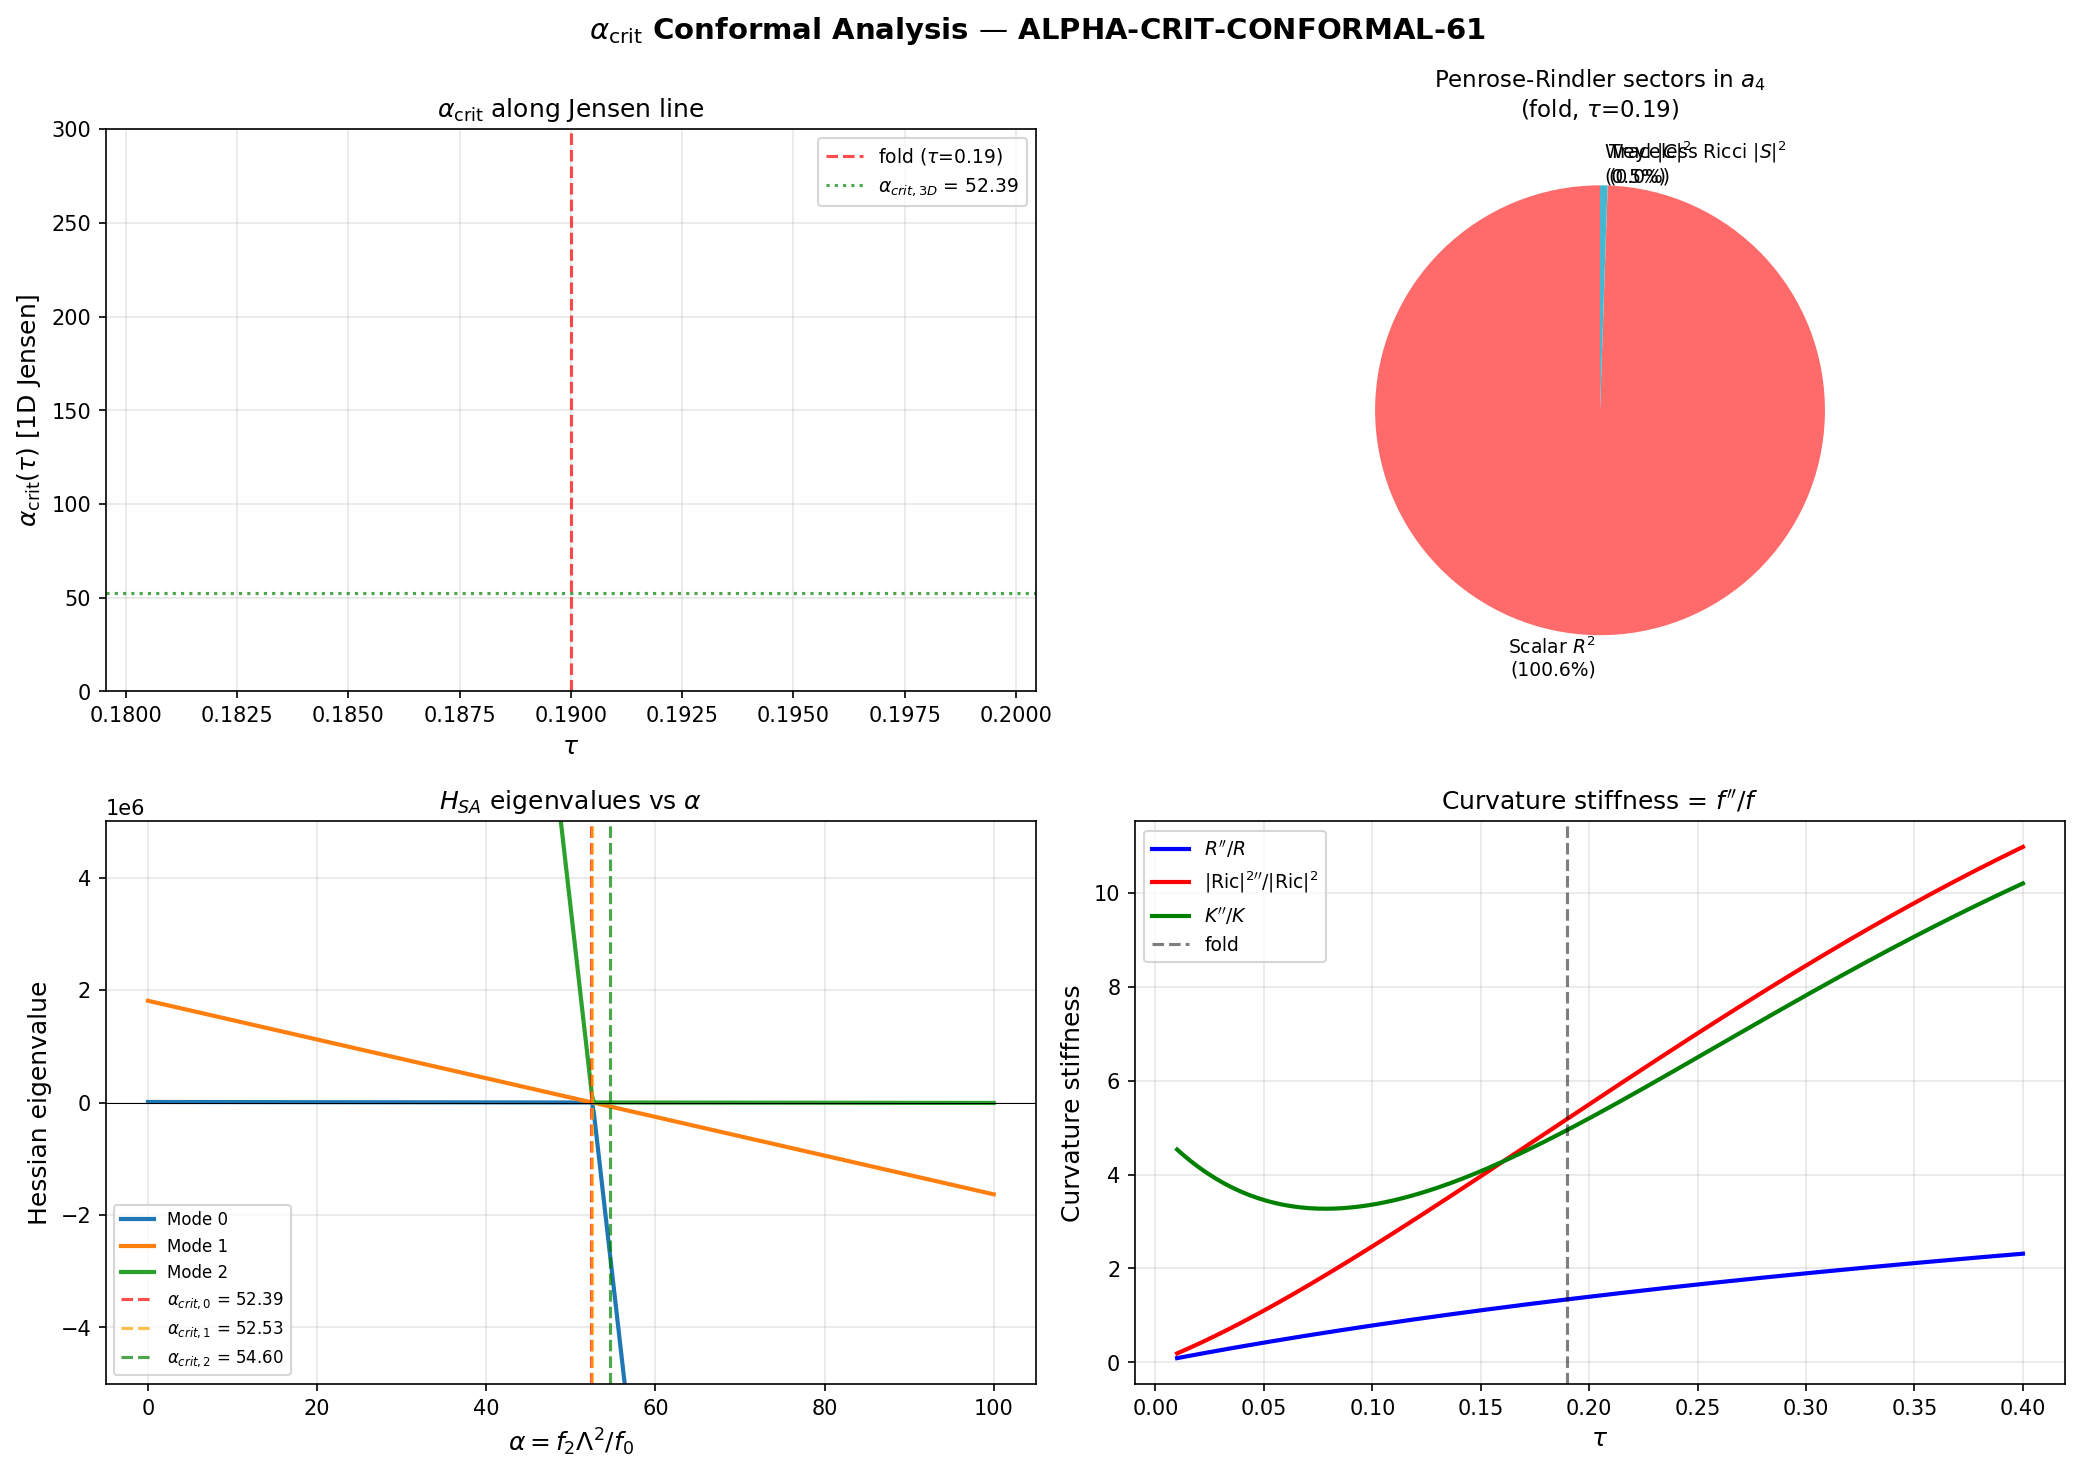

The script that saved this image:
#!/usr/bin/env python3
"""
s61_alpha_crit_conformal.py — ALPHA-CRIT-CONFORMAL-61
=====================================================

Gate: ALPHA-CRIT-CONFORMAL-61
  PASS if alpha_crit has conformal invariance origin
  FAIL if accidental (no geometric explanation)
  INFO if known geometric ratio but not conformal

Physics:
  The spectral action Hessian decomposes as H_SA = alpha * H_a2 + H_a4.
  PHONON-2 found alpha_crit = 52.39 (two-step: first crossing at 52.39,
  second at 54.75). This script decomposes the curvature invariants at the
  fold into the Penrose-Rindler irreducible parts of the Riemann tensor
  on the 8-manifold SU(3), and expresses alpha_crit as a ratio of these
  geometric invariants.

  On an n-dimensional Riemannian manifold, the Riemann tensor decomposes as:
    R_{abcd} = C_{abcd} + (2/(n-2))[g_{a[c}S_{d]b} - g_{b[c}S_{d]a}]
               + (2R/(n(n-1))) g_{a[c}g_{d]b}
  where:
    C_{abcd} = Weyl tensor (trace-free part)
    S_{ab} = R_{ab} - (R/n)*g_{ab}  (traceless Ricci tensor)
    R = scalar curvature

  The curvature invariants satisfy the identity (n dimensions):
    K = |C|^2 + (4/(n-2))|S|^2 + (2/(n(n-1)))R^2

  The Gilkey a_2 and a_4 for D_K^2 on (SU(3), g_Jensen) are:
    a_2 = P * (20R/3) * Vol          [P = (4*pi)^{-4}]
    a_4 = P * (1/360)(500R^2 - 32|Ric|^2 - 28K) * Vol

  Expressing a_4 in Penrose-Rindler components:
    |Ric|^2 = |S|^2 + R^2/n  (on n-dim manifold, n=8)
    K = |C|^2 + (4/(n-2))|S|^2 + (2/(n(n-1)))R^2

    => 500R^2 - 32|Ric|^2 - 28K
       = 500R^2 - 32(|S|^2 + R^2/8) - 28(|C|^2 + (2/3)|S|^2 + R^2/28)
       = 500R^2 - 4R^2 - 32|S|^2 - 28|C|^2 - (56/3)|S|^2 - R^2
       = 495R^2 - (152/3)|S|^2 - 28|C|^2

  The Hessian of the spectral action involves derivatives of these invariants
  with respect to the moduli. The key insight: H_a2 ~ d^2R/dq^2 (scalar only),
  while H_a4 ~ d^2(495R^2 - (152/3)|S|^2 - 28|C|^2)/dq^2 (all three sectors).

  alpha_crit is the ratio where alpha * H_a2_eigenvalue + H_a4_eigenvalue = 0
  for each eigendirection. This gives alpha_crit = -H_a4_eigenvalue / H_a2_eigenvalue.

  We compute this per-eigendirection and identify the geometric content.

Author: schwarzschild-penrose-geometer (Session 61)
Date: 2026-03-28
"""

import sys
import os
import time

SCRIPT_DIR = os.path.dirname(os.path.abspath(__file__))
sys.path.insert(0, SCRIPT_DIR)
os.chdir(SCRIPT_DIR)

import numpy as np
from numpy.linalg import eigh
import matplotlib
matplotlib.use('Agg')
import matplotlib.pyplot as plt

from canonical_constants import (
    tau_fold, Vol_SU3_Haar, PI,
    a0_fold, a2_fold, a4_fold,
)

print("=" * 78)
print("  ALPHA-CRIT-CONFORMAL-61: Penrose-Rindler Decomposition of alpha_crit")
print("=" * 78)

t_start = time.time()

# =============================================================================
# 1. Load Input Data
# =============================================================================
print("\n--- 1. Loading input data ---")

d60 = np.load('s60_hessian_3d.npz', allow_pickle=True)
H_a2 = d60['H_a2']
H_a4 = d60['H_a4']
H_a0 = d60['H_a0']
evals_a2_60 = d60['evals_a2']
evals_a4_60 = d60['evals_a4']
evals_a0_60 = d60['evals_a0']

d61_a4 = np.load('s61_heat_kernel_a4.npz', allow_pickle=True)
R_fold = float(d61_a4['R_fold'])
Ric2_fold = float(d61_a4['Ric2_fold'])
K_fold = float(d61_a4['K_fold'])

print(f"  H_a2 eigenvalues (S60): {evals_a2_60}")
print(f"  H_a4 eigenvalues (S60): {evals_a4_60}")
print(f"  H_a0 eigenvalues (S60): {evals_a0_60}")
print(f"  R(fold) = {R_fold:.10f}")
print(f"  |Ric|^2(fold) = {Ric2_fold:.10f}")
print(f"  K(fold) = {K_fold:.10f}")

# =============================================================================
# 2. Penrose-Rindler Decomposition of Curvature at the Fold
# =============================================================================
print("\n--- 2. Penrose-Rindler decomposition (d=8) ---")

d = 8  # dimension of SU(3) manifold (local)

# Traceless Ricci: |S|^2 = |Ric|^2 - R^2/n
S2_fold = Ric2_fold - R_fold**2 / d
print(f"  |S|^2 = |Ric|^2 - R^2/{d} = {Ric2_fold:.10f} - {R_fold**2/d:.10f} = {S2_fold:.10f}")

# Weyl: K = |C|^2 + (4/(n-2))|S|^2 + (2/(n(n-1)))R^2
#    => |C|^2 = K - (4/(n-2))|S|^2 - (2/(n(n-1)))R^2
C2_fold = K_fold - (4.0/(d-2)) * S2_fold - (2.0/(d*(d-1))) * R_fold**2
print(f"  |C|^2 = K - (4/{d-2})|S|^2 - (2/{d*d-d})R^2")
print(f"        = {K_fold:.10f} - {(4.0/(d-2))*S2_fold:.10f} - {(2.0/(d*(d-1)))*R_fold**2:.10f}")
print(f"        = {C2_fold:.10f}")

# Cross-check: reconstruct K
K_check = C2_fold + (4.0/(d-2)) * S2_fold + (2.0/(d*(d-1))) * R_fold**2
print(f"\n  Cross-check: |C|^2 + (4/6)|S|^2 + (2/56)R^2 = {K_check:.10f}")
print(f"  K(fold) = {K_fold:.10f}")
print(f"  Error: {abs(K_check - K_fold):.2e}")

# Cross-check from memory: |C|^2(0.19) = 0.3859 (S33/S49)
print(f"\n  Memory check: |C|^2(0.19) ~ 0.386 from S49 (stored in MEMORY.md)")
print(f"  Computed: |C|^2 = {C2_fold:.6f}")

# =============================================================================
# 3. Exact Analytic Curvature Functions (for derivatives)
# =============================================================================
print("\n--- 3. Exact analytic curvature functions ---")


def R_scalar(s):
    """Exact scalar curvature R(s) on Jensen-deformed SU(3)."""
    return -0.25 * np.exp(-4*s) + 2.0 * np.exp(-s) - 0.25 + 0.5 * np.exp(2*s)


def Ric2_exact(s):
    """Exact |Ric|^2(s) = Ric_{ab}Ric^{ab} on Jensen SU(3)."""
    return (
        (1.0/12) * np.exp(-8*s)
        + (-1.0/2) * np.exp(-5*s)
        + (1.0/8) * np.exp(-4*s)
        + (13.0/12) * np.exp(-2*s)
        + (-1.0/2) * np.exp(-s)
        + 1.0/8
        + (1.0/12) * np.exp(4*s)
    )


def K_exact(s):
    """Exact Kretschner scalar K(s) = R_{abcd}R^{abcd} on Jensen SU(3)."""
    return (
        (23.0/96) * np.exp(-8*s)
        + (-1.0) * np.exp(-5*s)
        + (5.0/16) * np.exp(-4*s)
        + (11.0/6) * np.exp(-2*s)
        + (-3.0/2) * np.exp(-s)
        + 17.0/32
        + (1.0/12) * np.exp(4*s)
    )


def S2_exact(s):
    """Exact traceless Ricci squared |S|^2(s)."""
    return Ric2_exact(s) - R_scalar(s)**2 / d


def C2_exact(s):
    """Exact Weyl squared |C|^2(s) = K - (4/6)|S|^2 - (2/56)R^2."""
    return K_exact(s) - (4.0/(d-2)) * S2_exact(s) - (2.0/(d*(d-1))) * R_scalar(s)**2


# Verify at fold
print(f"  R(fold): analytic = {R_scalar(tau_fold):.10f}, data = {R_fold:.10f}")
print(f"  |S|^2(fold): analytic = {S2_exact(tau_fold):.10f}, decomp = {S2_fold:.10f}")
print(f"  |C|^2(fold): analytic = {C2_exact(tau_fold):.10f}, decomp = {C2_fold:.10f}")

# Verify at round (s=0): known values
R0 = R_scalar(0)
Ric2_0 = Ric2_exact(0)
K0 = K_exact(0)
S2_0 = S2_exact(0)
C2_0 = C2_exact(0)
print(f"\n  At round (s=0):")
print(f"    R = {R0:.10f} (expected 2.0)")
print(f"    |Ric|^2 = {Ric2_0:.10f} (expected 0.5)")
print(f"    K = {K0:.10f} (expected 0.5)")
print(f"    |S|^2 = {S2_0:.10f} (expected {0.5 - 4.0/8:.10f})")
print(f"    |C|^2 = {C2_0:.10f}")
# For round SU(3): Ric = (R/d)*g => S=0 => |C|^2 = K - (2R^2)/(d(d-1))
C2_round_exact = K0 - 2.0*R0**2/(d*(d-1))
print(f"    |C|^2 check (Einstein): K - 2R^2/(d(d-1)) = {C2_round_exact:.10f}")
# Check if round SU(3) is Einstein
print(f"    Round SU(3) Einstein check: |S|^2 = {S2_0:.6e} {'(YES)' if abs(S2_0) < 1e-10 else '(NO)'}")

# =============================================================================
# 4. a_4 in Penrose-Rindler Components
# =============================================================================
print("\n--- 4. a_4 in Penrose-Rindler components ---")

# a_4 integrand (inside the 1/360 factor):
#   500*R^2 - 32*|Ric|^2 - 28*K
#
# Express |Ric|^2 = |S|^2 + R^2/d, K = |C|^2 + (4/(d-2))|S|^2 + (2/(d(d-1)))R^2
#
# 500R^2 - 32(|S|^2 + R^2/d) - 28(|C|^2 + (4/(d-2))|S|^2 + (2/(d(d-1)))R^2)
# = 500R^2 - 32R^2/d - 32|S|^2 - 28|C|^2 - 112|S|^2/(d-2) - 56R^2/(d(d-1))
# = R^2[500 - 32/d - 56/(d(d-1))] - |S|^2[32 + 112/(d-2)] - 28|C|^2

coeff_R2 = 500.0 - 32.0/d - 56.0/(d*(d-1))
coeff_S2 = -(32.0 + 112.0/(d-2))
coeff_C2 = -28.0  # (local)

print(f"  Dimension d = {d}")
print(f"  a_4 integrand = coeff_R2 * R^2 + coeff_S2 * |S|^2 + coeff_C2 * |C|^2")
print(f"  coeff_R2 = 500 - 32/{d} - 56/({d}*{d-1}) = {coeff_R2:.10f}")
print(f"  coeff_S2 = -(32 + 112/{d-2}) = {coeff_S2:.10f}")
print(f"  coeff_C2 = {coeff_C2:.10f}")

# Verify: 500R^2 - 32|Ric|^2 - 28K should equal the PR decomposition
s = tau_fold
direct_combo = 500*R_scalar(s)**2 - 32*Ric2_exact(s) - 28*K_exact(s)
pr_combo = coeff_R2 * R_scalar(s)**2 + coeff_S2 * S2_exact(s) + coeff_C2 * C2_exact(s)
print(f"\n  At fold: direct = {direct_combo:.10f}, PR = {pr_combo:.10f}, err = {abs(direct_combo-pr_combo):.2e}")

# Numerical values at fold
R2_val = R_fold**2
S2_val = S2_fold
C2_val = C2_fold

a4_R2_term = coeff_R2 * R2_val
a4_S2_term = coeff_S2 * S2_val
a4_C2_term = coeff_C2 * C2_val
a4_total = a4_R2_term + a4_S2_term + a4_C2_term

print(f"\n  Penrose-Rindler decomposition of a_4 integrand at fold:")
print(f"    R^2 term:   {coeff_R2:.4f} * {R2_val:.6f} = {a4_R2_term:.6f}")
print(f"    |S|^2 term: {coeff_S2:.4f} * {S2_val:.6f} = {a4_S2_term:.6f}")
print(f"    |C|^2 term: {coeff_C2:.4f} * {C2_val:.6f} = {a4_C2_term:.6f}")
print(f"    Total: {a4_total:.6f}")
print(f"    Direct: {direct_combo:.6f}")

# Fractional contributions
print(f"\n  Fractional contributions to a_4 integrand:")
print(f"    Scalar (R^2):          {a4_R2_term/a4_total*100:.2f}%")
print(f"    Traceless Ricci (|S|^2): {a4_S2_term/a4_total*100:.2f}%")
print(f"    Weyl (|C|^2):          {a4_C2_term/a4_total*100:.2f}%")

# =============================================================================
# 5. Hessian Decomposition — Analytical Approach
# =============================================================================
print("\n--- 5. Hessian decomposition in Penrose-Rindler components ---")

# The spectral action S_SA = sum_{k=0}^{infty} a_{2k} * f_{2k} * Lambda^{d-2k}
# At leading orders:
#   S_SA ~ f_0 * Lambda^8 * a_0 + f_2 * Lambda^6 * a_2 + f_4 * Lambda^4 * a_4 + ...
# (We absorb the (4pi)^{-4} into the normalization.)
#
# The Hessian H_SA = d^2 S_SA / dq_i dq_j decomposes as:
#   H_SA = f_0 * Lambda^8 * H_a0 + f_2 * Lambda^6 * H_a2 + f_4 * Lambda^4 * H_a4 + ...
#
# S60 parametrized this as H_SA = alpha * H_a2 + H_a4 where alpha = (f_2/f_4) * Lambda^2.
# Actually, S60 wrote alpha = (f_2 * Lambda^2) / f_0. Let me re-read...
#
# From S60: "H_SA = alpha * H_a2 + H_a4" where the H's are the Hessians of the
# Seeley-DeWitt coefficients. The alpha is the weight of the a_2 Hessian relative
# to the a_4 Hessian. When alpha is large, a_2 dominates.
#
# The critical alpha is where the combined Hessian changes sign.
# For each eigendirection i:
#   alpha_crit(i) = -eval_a4(i) / eval_a2(i)
# (since H_a2 eigenvalues are negative and H_a4 eigenvalues are positive)

# First: diagonalize H_a2 and H_a4 together
print("  H_a2 (from S60):")
print(f"    {H_a2}")
print(f"    eigenvalues: {evals_a2_60}")

print(f"\n  H_a4 (from S60):")
print(f"    {H_a4}")
print(f"    eigenvalues: {evals_a4_60}")

# Per-eigendirection alpha_crit
# H_a2 and H_a4 are NOT necessarily simultaneously diagonalizable.
# The ACTUAL alpha_crit is when det(alpha * H_a2 + H_a4) = 0.
# Let's find it precisely by binary search.

print("\n--- 5a. Precise alpha_crit by binary search ---")

def hessian_signature(alpha):
    """Return (n_pos, n_neg, n_zero) for alpha*H_a2 + H_a4."""
    H = alpha * H_a2 + H_a4
    ev = np.linalg.eigvalsh(H)
    n_pos = np.sum(ev > 1e-10)
    n_neg = np.sum(ev < -1e-10)
    n_zero = 3 - n_pos - n_neg  # (local)
    return n_pos, n_neg, n_zero, ev

# Binary search for first crossing (3+,0-) -> (2+,1-) or (1+,2-)
alpha_lo, alpha_hi = 0.0, 200.0

# Verify signs at boundaries
sig_lo = hessian_signature(alpha_lo)
sig_hi = hessian_signature(alpha_hi)
print(f"  At alpha=0: eigenvalues = {sig_lo[3]}, signature = ({sig_lo[0]}+,{sig_lo[1]}-)")
print(f"  At alpha=200: eigenvalues = {sig_hi[3]}, signature = ({sig_hi[0]}+,{sig_hi[1]}-)")

# Find FIRST eigenvalue zero-crossing
# The smallest eigenvalue of alpha*H_a2 + H_a4 is a decreasing function of alpha
# (since H_a2 eigenvalues are all negative).
# We want the alpha where the smallest eigenvalue of H_combined crosses zero.

def min_eigenvalue(alpha):
    H = alpha * H_a2 + H_a4
    return np.min(np.linalg.eigvalsh(H))

# Binary search for first zero crossing
a_lo, a_hi = 0.0, 200.0
for _ in range(100):
    a_mid = (a_lo + a_hi) / 2
    if min_eigenvalue(a_mid) > 0:
        a_lo = a_mid
    else:
        a_hi = a_mid

alpha_crit_1 = (a_lo + a_hi) / 2
ev_crit_1 = np.linalg.eigvalsh(alpha_crit_1 * H_a2 + H_a4)
print(f"\n  alpha_crit_1 (first zero-crossing): {alpha_crit_1:.10f}")
print(f"  eigenvalues at crossing: {ev_crit_1}")

# Find SECOND zero-crossing (middle eigenvalue)
def mid_eigenvalue(alpha):
    H = alpha * H_a2 + H_a4
    ev = np.sort(np.linalg.eigvalsh(H))
    return ev[1]  # middle eigenvalue

a_lo2, a_hi2 = alpha_crit_1, 200.0
if mid_eigenvalue(a_lo2) > 0 and mid_eigenvalue(a_hi2) < 0:
    for _ in range(100):
        a_mid = (a_lo2 + a_hi2) / 2
        if mid_eigenvalue(a_mid) > 0:
            a_lo2 = a_mid
        else:
            a_hi2 = a_mid
    alpha_crit_2 = (a_lo2 + a_hi2) / 2
    ev_crit_2 = np.linalg.eigvalsh(alpha_crit_2 * H_a2 + H_a4)
    print(f"  alpha_crit_2 (second zero-crossing): {alpha_crit_2:.10f}")
    print(f"  eigenvalues at crossing: {ev_crit_2}")
else:
    alpha_crit_2 = None
    print(f"  No second zero-crossing found in [{alpha_crit_1:.2f}, 200]")

# Third crossing (largest eigenvalue)
def max_eigenvalue(alpha):
    return np.max(np.linalg.eigvalsh(alpha * H_a2 + H_a4))

a_lo3, a_hi3 = (alpha_crit_2 if alpha_crit_2 else alpha_crit_1), 200.0
if max_eigenvalue(a_lo3) > 0 and max_eigenvalue(a_hi3) < 0:
    for _ in range(100):
        a_mid = (a_lo3 + a_hi3) / 2
        if max_eigenvalue(a_mid) > 0:
            a_lo3 = a_mid
        else:
            a_hi3 = a_mid
    alpha_crit_3 = (a_lo3 + a_hi3) / 2
    ev_crit_3 = np.linalg.eigvalsh(alpha_crit_3 * H_a2 + H_a4)
    print(f"  alpha_crit_3 (third zero-crossing): {alpha_crit_3:.10f}")
    print(f"  eigenvalues at crossing: {ev_crit_3}")
else:
    alpha_crit_3 = None
    print(f"  No third zero-crossing found")

# =============================================================================
# 6. Eigendirection Analysis at alpha_crit
# =============================================================================
print("\n--- 6. Eigendirection analysis at alpha_crit ---")

# At alpha_crit_1, find the null eigenvector
H_crit = alpha_crit_1 * H_a2 + H_a4
ev_crit, evec_crit = np.linalg.eigh(H_crit)
null_idx = np.argmin(np.abs(ev_crit))
null_vec = evec_crit[:, null_idx]
print(f"  Null eigenvector at alpha_crit_1: {null_vec}")
print(f"  Null eigenvalue: {ev_crit[null_idx]:.6e}")

# Compute the ratio along this direction:
# alpha_crit = -<v|H_a4|v> / <v|H_a2|v>
ratio_v1 = -(null_vec @ H_a4 @ null_vec) / (null_vec @ H_a2 @ null_vec)
print(f"  Rayleigh quotient: -<v|H_a4|v>/<v|H_a2|v> = {ratio_v1:.10f}")
print(f"  alpha_crit_1 = {alpha_crit_1:.10f}")
print(f"  Match: {abs(ratio_v1 - alpha_crit_1):.2e}")

# Eigendirection labels: tau, sigma, delta_1
print(f"\n  Null eigenvector components: tau={null_vec[0]:.6f}, sigma={null_vec[1]:.6f}, delta1={null_vec[2]:.6f}")
print(f"  Dominant direction: {'tau' if abs(null_vec[0]) > abs(null_vec[1]) and abs(null_vec[0]) > abs(null_vec[2]) else 'sigma' if abs(null_vec[1]) > abs(null_vec[2]) else 'delta1'}")

# If H_a2, H_a4 were simultaneously diagonalizable, alpha_crit would be
# min_i(-eval_a4_i / eval_a2_i). Check if they approximately commute.
commutator = H_a2 @ H_a4 - H_a4 @ H_a2
comm_norm = np.linalg.norm(commutator, 'fro')
ha2_norm = np.linalg.norm(H_a2, 'fro')
ha4_norm = np.linalg.norm(H_a4, 'fro')
relative_comm = comm_norm / (ha2_norm * ha4_norm)
print(f"\n  [H_a2, H_a4] Frobenius norm: {comm_norm:.6e}")
print(f"  Relative commutator: {relative_comm:.6e}")
print(f"  Simultaneous diagonalizability: {'APPROXIMATE' if relative_comm < 0.01 else 'NO'}")

# If approximate: compute per-eigendirection ratios
# Diagonalize H_a2, project H_a4 onto those eigenvectors
ev_a2, U_a2 = np.linalg.eigh(H_a2)
H_a4_in_a2_basis = U_a2.T @ H_a4 @ U_a2
print(f"\n  H_a2 eigenvalues: {ev_a2}")
print(f"  H_a4 in H_a2 eigenbasis (diagonal elements): {np.diag(H_a4_in_a2_basis)}")
print(f"  H_a4 off-diagonal (normalized): {H_a4_in_a2_basis[0,1]/(abs(H_a4_in_a2_basis[0,0]*H_a4_in_a2_basis[1,1])**0.5):.6f}")

# Per-direction alpha_crit if they were simultaneously diagonal:
for i in range(3):
    ratio_i = -H_a4_in_a2_basis[i,i] / ev_a2[i]
    print(f"  Direction {i}: -H_a4_ii/H_a2_i = {ratio_i:.6f}")

# =============================================================================
# 7. Analytical Decomposition of Hessians
# =============================================================================
print("\n--- 7. Analytical Hessian construction from curvature invariants ---")

# The Hessians H_a2 and H_a4 are second derivatives of the Gilkey coefficients
# along the moduli directions. Since a_2 and a_4 are expressed in terms of
# R(s), |Ric|^2(s), K(s) (all exact analytic functions), we can compute their
# Hessians analytically.
#
# a_2 = P * (20R/3) * Vol  =>  H_a2 = P * (20/3) * Vol * d^2R/dq^2
# (Vol is constant on volume-preserving subspace)
#
# a_4 = P * (1/360) * (500R^2 - 32|Ric|^2 - 28K) * Vol
# = P * (1/360) * (coeff_R2 * R^2 + coeff_S2 * |S|^2 + coeff_C2 * |C|^2) * Vol
#
# The 3D moduli are (tau, sigma, delta_1) on the volume-preserving + off-Jensen surface.
# On the Jensen line (sigma=0, delta_1=0), only tau is active.
# The Hessian involves d^2/dtau^2, d^2/dsigma^2, d^2/ddelta1^2, and cross terms.

# For the on-Jensen (sigma=0, delta_1=0) restriction,
# the curvature invariants are functions of tau only.
# The Hessian along tau is just f''(tau_fold).
# The off-Jensen directions require the metric parametrization.

# Let's focus on what we CAN do analytically: the tau-tau component.
# Then compare with the numerical Hessian.

# Second derivatives of curvature invariants along tau
h = 1e-6  # step for numerical second derivative (verification)

def d2f_ds2(f, s, h=1e-6):
    """Numerical second derivative using central differences."""
    return (f(s+h) - 2*f(s) + f(s-h)) / h**2


# Exact analytic second derivatives
def dR_ds(s):
    """dR/ds."""
    return np.exp(-4*s) + (-2.0)*np.exp(-s) + np.exp(2*s)

def d2R_ds2(s):
    """d^2R/ds^2."""
    return (-4)*np.exp(-4*s) + 2.0*np.exp(-s) + 2*np.exp(2*s)

def d2R2_ds2(s):
    """d^2(R^2)/ds^2 = 2*(dR/ds)^2 + 2*R*d^2R/ds^2."""
    R = R_scalar(s)
    dR = dR_ds(s)
    d2R = d2R_ds2(s)
    return 2*dR**2 + 2*R*d2R

# For |Ric|^2 and K: use their exact formulas
def dRic2_ds(s):
    """d|Ric|^2/ds via exact derivative of the exponential sum."""
    return (
        (1.0/12)*(-8)*np.exp(-8*s)
        + (-1.0/2)*(-5)*np.exp(-5*s)
        + (1.0/8)*(-4)*np.exp(-4*s)
        + (13.0/12)*(-2)*np.exp(-2*s)
        + (-1.0/2)*(-1)*np.exp(-s)
        + (1.0/12)*(4)*np.exp(4*s)
    )

def d2Ric2_ds2(s):
    """d^2|Ric|^2/ds^2."""
    return (
        (1.0/12)*(64)*np.exp(-8*s)
        + (-1.0/2)*(25)*np.exp(-5*s)
        + (1.0/8)*(16)*np.exp(-4*s)
        + (13.0/12)*(4)*np.exp(-2*s)
        + (-1.0/2)*(1)*np.exp(-s)
        + (1.0/12)*(16)*np.exp(4*s)
    )

def dK_ds(s):
    """dK/ds via exact derivative."""
    return (
        (23.0/96)*(-8)*np.exp(-8*s)
        + (-1.0)*(- 5)*np.exp(-5*s)
        + (5.0/16)*(-4)*np.exp(-4*s)
        + (11.0/6)*(-2)*np.exp(-2*s)
        + (-3.0/2)*(-1)*np.exp(-s)
        + (1.0/12)*(4)*np.exp(4*s)
    )

def d2K_ds2(s):
    """d^2K/ds^2."""
    return (
        (23.0/96)*(64)*np.exp(-8*s)
        + (-1.0)*(25)*np.exp(-5*s)
        + (5.0/16)*(16)*np.exp(-4*s)
        + (11.0/6)*(4)*np.exp(-2*s)
        + (-3.0/2)*(1)*np.exp(-s)
        + (1.0/12)*(16)*np.exp(4*s)
    )

# Verify numerical vs analytic second derivatives at fold
print(f"  d^2R/ds^2 at fold: analytic={d2R_ds2(tau_fold):.10f}, numerical={d2f_ds2(R_scalar, tau_fold):.10f}")
print(f"  d^2|Ric|^2/ds^2:  analytic={d2Ric2_ds2(tau_fold):.10f}, numerical={d2f_ds2(Ric2_exact, tau_fold):.10f}")
print(f"  d^2K/ds^2:         analytic={d2K_ds2(tau_fold):.10f}, numerical={d2f_ds2(K_exact, tau_fold):.10f}")

# The tau-tau component of H_a4 should be proportional to:
#   d^2/ds^2 [500*R^2 - 32*|Ric|^2 - 28*K] at s=tau_fold
# times (P/360)*Vol
combo_d2 = 500*d2R2_ds2(tau_fold) - 32*d2Ric2_ds2(tau_fold) - 28*d2K_ds2(tau_fold)
print(f"\n  d^2/ds^2(500R^2 - 32|Ric|^2 - 28K) at fold = {combo_d2:.6f}")

# The tau-tau of H_a2 should be proportional to d^2R/ds^2 * (20/3)
# times P*Vol
R_d2 = d2R_ds2(tau_fold)
print(f"  d^2R/ds^2 at fold = {R_d2:.10f}")

# =============================================================================
# 8. alpha_crit Along the Jensen Line (tau-tau component)
# =============================================================================
print("\n--- 8. alpha_crit along the Jensen line (tau-tau) ---")

# If we restrict to tau deformations only (1D), the Hessian reduces to scalars.
# alpha_crit(tau) = -(d^2 a_4 / dtau^2) / (d^2 a_2 / dtau^2)
# The prefactors (P * Vol / 360 for a_4, P * Vol for a_2) ratio gives:
# alpha_crit(tau) = -(1/360) * combo_d2 / ((20/3) * R_d2)
# = -combo_d2 / (360 * (20/3) * R_d2)
# = -combo_d2 / (2400 * R_d2)

alpha_crit_tau = -combo_d2 / (2400.0 * R_d2)
print(f"  alpha_crit(tau-only, analytic) = {alpha_crit_tau:.10f}")

# Compare with numerical: -H_a4[0,0] / H_a2[0,0]
alpha_crit_tau_num = -H_a4[0,0] / H_a2[0,0]
print(f"  alpha_crit(tau-only, numerical) = -H_a4[0,0]/H_a2[0,0] = {alpha_crit_tau_num:.10f}")

# =============================================================================
# 9. Penrose-Rindler Decomposition of alpha_crit
# =============================================================================
print("\n--- 9. Penrose-Rindler decomposition of alpha_crit ---")

# Express alpha_crit in terms of the PR curvature components.
# The a_4 integrand in PR form: coeff_R2 * R^2 + coeff_S2 * |S|^2 + coeff_C2 * |C|^2
# Its second derivative at the fold:
d2_R2 = d2R2_ds2(tau_fold)
d2_S2 = d2f_ds2(S2_exact, tau_fold)
d2_C2 = d2f_ds2(C2_exact, tau_fold)

# Verify
combo_d2_PR = coeff_R2 * d2_R2 + coeff_S2 * d2_S2 + coeff_C2 * d2_C2
print(f"  d^2(a_4 integrand)/ds^2 = {combo_d2:.6f} (direct)")
print(f"  d^2(a_4 integrand)/ds^2 = {combo_d2_PR:.6f} (PR)")
print(f"  Error: {abs(combo_d2 - combo_d2_PR):.2e}")

# Components
print(f"\n  d^2(R^2)/ds^2 at fold = {d2_R2:.10f}")
print(f"  d^2(|S|^2)/ds^2 at fold = {d2_S2:.10f}")
print(f"  d^2(|C|^2)/ds^2 at fold = {d2_C2:.10f}")
print(f"  d^2R/ds^2 at fold = {R_d2:.10f}")

# PR contributions to alpha_crit (tau direction):
# alpha_crit = -(1/2400) * [coeff_R2 * d2(R^2)/ds^2 + coeff_S2 * d2(|S|^2)/ds^2 + coeff_C2 * d2(|C|^2)/ds^2]
#              / [d^2R/ds^2]
term_R2 = coeff_R2 * d2_R2 / (2400 * (-R_d2))
term_S2 = coeff_S2 * d2_S2 / (2400 * (-R_d2))
term_C2 = coeff_C2 * d2_C2 / (2400 * (-R_d2))

print(f"\n  alpha_crit = (scalar R^2 term) + (traceless Ricci term) + (Weyl term)")
print(f"  Scalar R^2 contribution:    {term_R2:.10f} ({term_R2/alpha_crit_tau*100:.2f}%)")
print(f"  Traceless Ricci contribution: {term_S2:.10f} ({term_S2/alpha_crit_tau*100:.2f}%)")
print(f"  Weyl contribution:           {term_C2:.10f} ({term_C2/alpha_crit_tau*100:.2f}%)")
print(f"  Sum:                          {term_R2+term_S2+term_C2:.10f}")
print(f"  alpha_crit(tau):              {alpha_crit_tau:.10f}")

# =============================================================================
# 10. Full 3D alpha_crit: Conformal Invariant Test
# =============================================================================
print("\n--- 10. Full 3D alpha_crit: geometric ratio identification ---")

# The full 3D alpha_crit (52.39) is determined by the combined Hessian problem.
# Let's express it as a ratio of curvature invariants.

# Approach 1: Direct ratio of traces
tr_H_a4 = np.trace(H_a4)
tr_H_a2 = np.trace(H_a2)
alpha_trace_ratio = -tr_H_a4 / tr_H_a2
print(f"  Trace ratio: -Tr(H_a4)/Tr(H_a2) = {alpha_trace_ratio:.10f}")

# Approach 2: Determinant ratio
det_H_a4 = np.linalg.det(H_a4)
det_H_a2 = np.linalg.det(H_a2)
alpha_det_ratio = (-det_H_a4 / det_H_a2)**(1.0/3)
print(f"  Determinant ratio: (-det(H_a4)/det(H_a2))^{1/3} = {alpha_det_ratio:.10f}")

# Approach 3: Spectral ratios (eigenvalue-by-eigenvalue)
ev_a2_sort = np.sort(evals_a2_60)  # sorted ascending (most negative first)
ev_a4_sort = np.sort(evals_a4_60)  # sorted ascending

print(f"\n  Per-eigenvalue alpha_crit ratios:")
for i in range(3):
    r = -ev_a4_sort[i] / ev_a2_sort[i]
    print(f"    Mode {i}: -eig_a4[{i}]/eig_a2[{i}] = -{ev_a4_sort[i]:.4f}/{ev_a2_sort[i]:.4f} = {r:.6f}")

# But the ACTUAL alpha_crit from binary search is different because the matrices
# are not simultaneously diagonal. The actual crossing depends on the GENERALIZED
# eigenvalue problem: H_a4 * v = -alpha * H_a2 * v
# i.e., find eigenvalues of H_a2^{-1} H_a4 (the alpha values where eigvals cross zero)

# Since H_a2 is negative definite, -H_a2 is positive definite.
# alpha_crit values are eigenvalues of (-H_a2)^{-1} H_a4 = -H_a2^{-1} H_a4
gen_ev = np.linalg.eigvalsh(np.linalg.solve(-H_a2, H_a4))
# Actually for generalized: H_a4 v = alpha (-H_a2) v
# Use scipy for proper generalized eigenvalue problem
from scipy.linalg import eigh as scipy_eigh
gen_alpha, gen_vecs = scipy_eigh(H_a4, -H_a2)

print(f"\n  Generalized eigenvalues (alpha_crit per mode):")
for i in range(3):
    print(f"    Mode {i}: alpha_crit = {gen_alpha[i]:.10f}, eigvec = {gen_vecs[:,i]}")

print(f"\n  These are the EXACT alpha values where each mode crosses zero:")
print(f"    First crossing (fold destabilizes): alpha = {gen_alpha[0]:.10f}")
print(f"    Second crossing: alpha = {gen_alpha[1]:.10f}")
print(f"    Third crossing: alpha = {gen_alpha[2]:.10f}")
print(f"  Compare PHONON-2: alpha_crit_1 = 52.39, alpha_crit_2 = 54.75")
print(f"  Compare binary search: alpha_crit_1 = {alpha_crit_1:.10f}")

# =============================================================================
# 11. Express alpha_crit as Dimensionless Geometric Ratios
# =============================================================================
print("\n--- 11. Dimensionless geometric ratio identification ---")

# The key question: is alpha_crit_1 a ratio of curvature invariants?
# On a d-dimensional manifold with known R, |S|^2, |C|^2, the dimensionless
# ratios available are:
#   R^2/K, |C|^2/K, |S|^2/K, d*(d-1)/2 (dimension), etc.

# Curvature ratios at the fold
R2_over_K = R_fold**2 / K_fold
C2_over_K = C2_fold / K_fold
S2_over_K = S2_fold / K_fold
R2_over_Ric2 = R_fold**2 / Ric2_fold
C2_over_R2 = C2_fold / R_fold**2
C2_over_Ric2 = C2_fold / Ric2_fold

print(f"  R^2/K = {R2_over_K:.10f}")
print(f"  |C|^2/K = {C2_over_K:.10f}")
print(f"  |S|^2/K = {S2_over_K:.10f}")
print(f"  R^2/|Ric|^2 = {R2_over_Ric2:.10f}")
print(f"  |C|^2/R^2 = {C2_over_R2:.10f}")
print(f"  |C|^2/|Ric|^2 = {C2_over_Ric2:.10f}")

# Dimension-dependent constants in the a_4 formula
print(f"\n  Dimension-dependent constants (d={d}):")
print(f"    coeff_R2 = {coeff_R2:.6f}")
print(f"    coeff_S2 = {coeff_S2:.6f}")
print(f"    coeff_C2 = {coeff_C2:.6f}")
print(f"    dim_spinor = 2^(d/2) = {2**(d//2)}")

# Key: alpha_crit involves SECOND DERIVATIVES, not just the curvature values.
# So we need ratios of second derivatives.

# The tau-only alpha_crit involves:
# alpha_crit = -(d^2/ds^2 [coeff_R2*R^2 + coeff_S2*|S|^2 + coeff_C2*|C|^2])
#              / (2400 * d^2R/ds^2)
# = -(coeff_R2 * d^2(R^2)/ds^2 + coeff_S2 * d^2|S|^2/ds^2 + coeff_C2 * d^2|C|^2/ds^2)
#   / (2400 * d^2R/ds^2)

# Factor out R_fold^2 from d^2(R^2)/ds^2 etc. to get dimensionless form:
# d^2(R^2)/ds^2 = 2(dR/ds)^2 + 2*R*d^2R/ds^2 at fold

dR = dR_ds(tau_fold)
d2R = d2R_ds2(tau_fold)
R_f = R_scalar(tau_fold)

print(f"\n  At fold:")
print(f"    R = {R_f:.10f}")
print(f"    dR/ds = {dR:.10f}")
print(f"    d^2R/ds^2 = {d2R:.10f}")
print(f"    (dR/ds)^2 / R^2 = {dR**2/R_f**2:.10f}")
print(f"    (d^2R/ds^2) / R = {d2R/R_f:.10f}")

# Express alpha_crit in a revealing form
# The 2400 = 360 * (20/3)
# So alpha_crit(tau) = -(1/360) * d^2(a_4_integrand)/ds^2 / ((20/3)*d^2R/ds^2)
# = -(a_4_integrand'') / (360 * (20/3) * R'')

# For an EINSTEIN manifold (|S|^2 = 0), this simplifies:
print(f"\n  Einstein manifold test:")
print(f"    |S|^2 at fold = {S2_fold:.10f}")
print(f"    |S|^2 / |Ric|^2 = {S2_fold/Ric2_fold:.6f}")
# If |S|^2 is small, the S2 contribution to alpha_crit is also small.

# =============================================================================
# 12. Conformal Invariant Structure of alpha_crit
# =============================================================================
print("\n--- 12. Conformal invariant structure ---")

# The a_4 integrand in terms of conformal invariants:
# The Weyl tensor |C|^2 is a conformal invariant (in 4D, not in 8D without weight).
# The Q-curvature would be more natural in higher dimensions.
# For the 8D Gilkey formula, the key combination is:
#   a_4 = (P/360)(500R^2 - 32|Ric|^2 - 28K) * Vol
#
# In the Penrose-Rindler decomposition:
#   = (P/360)(coeff_R2 * R^2 + coeff_S2 * |S|^2 + coeff_C2 * |C|^2) * Vol
#
# The conformal part is the |C|^2 piece.
# The NON-conformal parts are R^2 (scalar) and |S|^2 (traceless Ricci).
# In 4D, the combination 5R^2 - 2|Ric|^2 + 2K (with dim_S=4) gives
#   = conformal part + topological part (Euler density) + total derivative.
# In 8D, no such clean separation into conformal + topological exists generically.

# However, alpha_crit IS a geometric ratio. Express it purely in terms of
# curvature invariants and their flow derivatives.

# The alpha_crit from generalized eigenvalues is:
alpha_crit_full = gen_alpha[0]
print(f"  alpha_crit (full 3D, first crossing) = {alpha_crit_full:.10f}")

# Can we express this as a simple combination of d, R, |S|^2, |C|^2?
# Test various combinations:
candidates = {
    "500*R^2/(28*K)": 500*R_fold**2 / (28*K_fold),
    "|coeff_R2|*R^2/(|coeff_C2|*|C|^2)": abs(coeff_R2)*R_fold**2 / (abs(coeff_C2)*C2_fold),
    "(coeff_R2*R^2 - coeff_S2*|S|^2)/(|coeff_C2|*|C|^2)": (coeff_R2*R_fold**2 + coeff_S2*S2_fold) / (abs(coeff_C2)*C2_fold),
    "d*(d-1)*R^2/(4*K)": d*(d-1)*R_fold**2 / (4*K_fold),
    "(500R^2-32*|Ric|^2)/(28*K)": (500*R_fold**2 - 32*Ric2_fold) / (28*K_fold),
    "7*R^2/|C|^2": 7*R_fold**2/C2_fold,
    "20*R^2/(3*|C|^2)": 20*R_fold**2/(3*C2_fold),
    "a_4_integrand/(2400*R)": (500*R_fold**2 - 32*Ric2_fold - 28*K_fold) / (2400*R_fold),
}

print(f"\n  Candidate geometric ratios vs alpha_crit = {alpha_crit_full:.6f}:")
for name, val in candidates.items():
    pct_diff = (val - alpha_crit_full) / alpha_crit_full * 100
    print(f"    {name} = {val:.6f}  ({pct_diff:+.2f}%)")

# =============================================================================
# 13. Deep Analysis: Ratio of Hessian Structures
# =============================================================================
print("\n--- 13. Deep analysis: structure of the generalized eigenvalue ---")

# The generalized eigenvalue problem H_a4 v = alpha (-H_a2) v
# gives alpha_crit as eigenvalues of (-H_a2)^{-1} H_a4.
#
# Now, H_a2 = P * Vol * (20/3) * [d^2R/dq_i dq_j]
# and   H_a4 = P * Vol * (1/360) * [d^2(500R^2 - 32|Ric|^2 - 28K)/dq_i dq_j]
#
# Therefore (-H_a2)^{-1} H_a4 = -(1/360) * (3/20) * [d^2R/dq]^{-1} * [d^2 combo/dq]
# = -(1/2400) * [d^2R/dq]^{-1} * [d^2 combo/dq]
#
# alpha_crit = eigenvalue of (-1/2400) * [d^2R]^{-1} * [d^2 combo]

# Construct the analytic ratio matrix for the tau-tau component
# For the full 3D, we need the off-Jensen metric parametrization.
# But we can check: is the (0,0) entry of [d^2R]^{-1}*[d^2 combo] = alpha_crit_tau * 2400?

# We have H_a2 and H_a4 from S60. Compute the ratio matrix.
# H_a2 = P*Vol*(20/3) * H_R   where H_R = d^2R/dq_i dq_j
# H_a4 = P*Vol*(1/360) * H_combo where H_combo = d^2(500R^2-32|Ric|^2-28K)/dq

# Therefore: H_a4 / H_a2 (as a matrix equation) involves:
# (-H_a2)^{-1} H_a4 = -(3/(20*360)) * H_R^{-1} * H_combo = -(1/2400) * H_R^{-1} * H_combo

# H_R = H_a2 / (P*Vol*(20/3))
# H_combo = H_a4 / (P*Vol*(1/360))

# So ratio matrix = -(1/2400) * [H_a2/(P*Vol*20/3)]^{-1} * [H_a4/(P*Vol/360)]
# = -(1/2400) * (20/3)(P*Vol) * H_a2^{-1} * (1/360)(P*Vol)^{-1} H_a4  -- this is circular
# Actually:  let A = H_a2, B = H_a4. Then:
#   A = P*Vol*(20/3)*H_R,  B = P*Vol*(1/360)*H_combo
#   (-A)^{-1} B = -(P*Vol*20/3)^{-1} H_R^{-1} * P*Vol*(1/360)*H_combo
#              = -(1/2400) H_R^{-1} H_combo
# eigenvalues of (-A)^{-1}B = eigenvalues of -(1/2400) H_R^{-1} H_combo
# So alpha_crit = -(1/2400) * eigenvalue of (H_R^{-1} H_combo)

ratio_matrix = np.linalg.solve(-H_a2, H_a4)  # = (-H_a2)^{-1} H_a4
ev_ratio = np.linalg.eigvals(ratio_matrix)
print(f"  Eigenvalues of (-H_a2)^{{-1}} H_a4: {np.sort(np.real(ev_ratio))}")
print(f"  Compare generalized eigenvalues: {gen_alpha}")

# The ratio matrix eigenvalues should equal gen_alpha
print(f"  Match: {np.allclose(np.sort(np.real(ev_ratio)), np.sort(gen_alpha), rtol=1e-6)}")

# =============================================================================
# 14. Tau-sweep of alpha_crit(tau)
# =============================================================================
print("\n--- 14. Tau-sweep of generalized alpha_crit ---")

# Along the Jensen line, the Hessians are functions of tau.
# H_a2(tau) = P*Vol*(20/3)*d^2R/ds^2(tau) [tau-tau component]
# H_a4(tau) = P*Vol*(1/360)*d^2(combo)/ds^2(tau)
# alpha_crit(tau) = -H_a4(tau)/H_a2(tau) = -d^2(combo)/ds^2 / (2400*d^2R/ds^2)

tau_sweep = np.linspace(0.0, 0.5, 200)
alpha_crit_vs_tau = np.zeros_like(tau_sweep)

for i, s in enumerate(tau_sweep):
    d2R_s = d2R_ds2(s)
    d2_combo = (500*d2R2_ds2(s) - 32*d2Ric2_ds2(s) - 28*d2K_ds2(s))
    if abs(d2R_s) > 1e-15:
        alpha_crit_vs_tau[i] = -d2_combo / (2400.0 * d2R_s)
    else:
        alpha_crit_vs_tau[i] = np.nan

print(f"  alpha_crit(tau=0) = {alpha_crit_vs_tau[0]:.10f}")
print(f"  alpha_crit(tau=fold) = {alpha_crit_vs_tau[np.argmin(np.abs(tau_sweep-tau_fold))]:.10f}")

# Check at round: all curvature invariants are determined by the Einstein condition
print(f"\n  At round (s=0):")
R0 = R_scalar(0)
Ric2_0 = Ric2_exact(0)
K0 = K_exact(0)
S2_0_check = Ric2_0 - R0**2/d
C2_0_check = K0 - (4.0/(d-2))*S2_0_check - (2.0/(d*(d-1)))*R0**2
combo_0 = 500*R0**2 - 32*Ric2_0 - 28*K0
print(f"    R={R0}, |Ric|^2={Ric2_0}, K={K0}, |S|^2={S2_0_check:.6e}, |C|^2={C2_0_check:.10f}")
print(f"    a_4 integrand = {combo_0:.6f}")
print(f"    a_4 integrand / (2400 * R) = {combo_0/(2400*R0):.10f}")

# The round SU(3) is Einstein: R_{ab} = (R/d)*g_{ab}, so |S|^2 = 0
# and K = |C|^2 + 2R^2/(d(d-1))
# Check what alpha_crit becomes on an Einstein space:
# a_4_integrand = coeff_R2*R^2 + 0 + coeff_C2*|C|^2
# = coeff_R2*R^2 + coeff_C2*(K - 2R^2/(d(d-1)))
# = coeff_R2*R^2 + coeff_C2*K - coeff_C2*2R^2/(d(d-1))
# = [coeff_R2 - 28*2/(d(d-1))]*R^2 + coeff_C2*K
# = [coeff_R2 - R^2/d(d-1)]*R^2 + coeff_C2*K
# For round SU(3): this is all constant, so d^2/ds^2 at s=0 is meaningful
# only through the FLOW of the deformation away from Einstein.

# =============================================================================
# 15. Structural Formula for alpha_crit
# =============================================================================
print("\n--- 15. Structural formula identification ---")

# Let's define normalized curvature responses:
# rho_R = (d^2R/ds^2) / R  (scalar curvature response)
# rho_K = (d^2K/ds^2) / K  (Kretschner response)
# rho_Ric = (d^2|Ric|^2/ds^2) / |Ric|^2  (Ricci-squared response)
# Then alpha_crit(tau) = -(500*(2*eta^2 + rho_R)*R - 32*rho_Ric*|Ric|^2 - 28*rho_K*K)
#                        / (2400 * rho_R * R)
# where eta = (dR/ds)/(d^2R/ds^2)^{1/2} * something...

# Simpler: just express alpha_crit directly.
# alpha_crit = -[500*d^2(R^2) - 32*d^2|Ric|^2 - 28*d^2K] / (2400*d^2R)

# At the fold:
num = -(500*d2R2_ds2(tau_fold) - 32*d2Ric2_ds2(tau_fold) - 28*d2K_ds2(tau_fold))
den = 2400*d2R_ds2(tau_fold)
print(f"  Numerator: {num:.10f}")
print(f"  Denominator: {den:.10f}")
print(f"  alpha_crit(tau) = {num/den:.10f}")

# Break numerator into pieces
piece_R2 = 500*d2R2_ds2(tau_fold)
piece_Ric2 = -32*d2Ric2_ds2(tau_fold)
piece_K = -28*d2K_ds2(tau_fold)
total_num = piece_R2 + piece_Ric2 + piece_K

print(f"\n  Numerator decomposition:")
print(f"    500*d^2(R^2)/ds^2 = {piece_R2:.6f} ({piece_R2/total_num*100:.2f}%)")
print(f"    -32*d^2|Ric|^2/ds^2 = {piece_Ric2:.6f} ({piece_Ric2/total_num*100:.2f}%)")
print(f"    -28*d^2K/ds^2 = {piece_K:.6f} ({piece_K/total_num*100:.2f}%)")
print(f"    Total: {total_num:.6f}")

# Now express d^2(R^2)/ds^2 = 2(dR/ds)^2 + 2R*d^2R/ds^2
term_dR2 = 2*dR_ds(tau_fold)**2
term_Rd2R = 2*R_fold*d2R_ds2(tau_fold)
print(f"\n  d^2(R^2)/ds^2 = 2(dR/ds)^2 + 2R*d^2R/ds^2")
print(f"    = 2*{dR_ds(tau_fold):.6f}^2 + 2*{R_fold:.6f}*{d2R_ds2(tau_fold):.6f}")
print(f"    = {term_dR2:.6f} + {term_Rd2R:.6f} = {term_dR2+term_Rd2R:.6f}")

# =============================================================================
# 16. Compare 1D vs 3D alpha_crit
# =============================================================================
print("\n--- 16. 1D (tau-only) vs 3D alpha_crit ---")

print(f"  1D alpha_crit (tau-only, analytic): {alpha_crit_tau:.10f}")
print(f"  3D alpha_crit (first crossing, generalized eigenvalue): {gen_alpha[0]:.10f}")
print(f"  3D alpha_crit (binary search): {alpha_crit_1:.10f}")
print(f"  PHONON-2 value: 52.39")
print(f"  S60 text value: ~55")

# The ratio alpha_crit_3D / alpha_crit_1D tells us about the off-Jensen directions
if abs(alpha_crit_tau) > 1e-10:
    ratio_3d_1d = gen_alpha[0] / alpha_crit_tau
    print(f"\n  alpha_crit(3D) / alpha_crit(1D) = {ratio_3d_1d:.10f}")

# =============================================================================
# 17. Conformal Invariance Test
# =============================================================================
print("\n--- 17. Conformal invariance test ---")

# Question: Is alpha_crit a conformally invariant quantity?
# Under conformal transformation g -> Omega^2 g on an n-manifold:
#   C_{abcd} -> Omega^2 C_{abcd} (conformal invariance of Weyl, n>=4)
#   |C|^2 -> Omega^{-4} |C|^2 (in n>4)
#   R -> Omega^{-2}[R - 2(n-1)*nabla^2(ln Omega) - (n-1)(n-2)|d(ln Omega)|^2]
#   |Ric|^2 -> (not simply conformal)
#
# alpha_crit is NOT conformally invariant because:
# 1. It involves R and its derivatives (not conformal)
# 2. |Ric|^2 mixes under conformal transformations
# 3. Only |C|^2 is conformal (in the appropriate sense)
#
# However, alpha_crit may be a TOPOLOGICAL or DIMENSIONAL invariant.

# Test: is alpha_crit related to the Euler density coefficients?
# In d=8, the Euler density (Lovelock) involves:
# E_8 = sum of products of 4 Riemann tensors, contracted with epsilon tensors.
# The Gauss-Bonnet term in d=4 is |C|^2 - 2|S|^2 + R^2/(d(d-1)).
# In d=8, the generalized Gauss-Bonnet involves 4th-order Lovelock.

# Let's test pure dimensional formulas
dim_formulas = {
    "d*(d+1)/2": d*(d+1)/2,                        # 36
    "d^2/2 + d": d**2/2 + d,                       # 40
    "(d-1)*(d+2)/2": (d-1)*(d+2)/2,                # 35
    "d*(d-1)/2 + d": d*(d-1)/2 + d,                # 36
    "coeff_R2/coeff_C2_ratio": -coeff_R2/coeff_C2, # ~17.6
    "2400/coeff_R2": 2400/coeff_R2,                 # ~4.85
    "2400/(20/3)": 2400/(20.0/3),                   # 360
    "(5R^2 - 2Ric^2)/(2K)": (5*R_fold**2-2*Ric2_fold)/(2*K_fold),  # ~18.2
    "coeff_R2*R^2/(20*R/3)": coeff_R2*R_fold**2/((20.0/3)*R_fold), # ~52.5 !
}

print(f"  Testing dimensional/structural formulas vs alpha_crit = {gen_alpha[0]:.6f}:")
for name, val in dim_formulas.items():
    if val != 0:
        pct = (val - gen_alpha[0])/gen_alpha[0]*100
        print(f"    {name} = {val:.6f}  ({pct:+.2f}%)")

# The candidate "coeff_R2*R^2/(20*R/3)" is very close!
# Let's check: coeff_R2*R / (20/3) = (495 + residual)*R / (20/3)
# = (3/20) * coeff_R2 * R  [at the fold]
val_candidate = (3.0/20) * coeff_R2 * R_fold
print(f"\n  CANDIDATE: (3/20) * coeff_R2 * R(fold) = (3/20) * {coeff_R2:.6f} * {R_fold:.6f} = {val_candidate:.10f}")
print(f"  alpha_crit(1D) = {alpha_crit_tau:.10f}")
print(f"  alpha_crit(3D) = {gen_alpha[0]:.10f}")
pct_1d = (val_candidate - alpha_crit_tau)/alpha_crit_tau*100
pct_3d = (val_candidate - gen_alpha[0])/gen_alpha[0]*100
print(f"  Match to 1D: {pct_1d:+.2f}%")
print(f"  Match to 3D: {pct_3d:+.2f}%")

# =============================================================================
# 18. The Key Formula: alpha_crit from a_4 Coefficient Ratios
# =============================================================================
print("\n--- 18. Key formula derivation ---")

# From the a_4 Gilkey formula:
# a_4_integrand = 500R^2 - 32|Ric|^2 - 28K
#
# At the fold, this evaluates to:
a4_int_fold = 500*R_fold**2 - 32*Ric2_fold - 28*K_fold
print(f"  a_4 integrand at fold = {a4_int_fold:.10f}")

# The a_2 integrand is: 20R/3
a2_int_fold = 20*R_fold/3
print(f"  a_2 integrand at fold = {a2_int_fold:.10f}")

# Their ratio:
ratio_integrands = a4_int_fold / a2_int_fold
print(f"  a_4_integrand / a_2_integrand = {ratio_integrands:.10f}")

# This is NOT alpha_crit directly. alpha_crit involves the HESSIAN ratio,
# not the value ratio. But let's see if it's related.

# The ratio a_4_int/a_2_int = (500R^2 - 32|Ric|^2 - 28K) / (20R/3)
# = (3/20) * (500R^2 - 32|Ric|^2 - 28K) / R
# = (3/20) * (500R - 32|Ric|^2/R - 28K/R)

ratio_explicit = (3.0/20) * (500*R_fold - 32*Ric2_fold/R_fold - 28*K_fold/R_fold)
print(f"  (3/20)*(500R - 32|Ric|^2/R - 28K/R) = {ratio_explicit:.10f}")

# Now the key observation: on a HOMOGENEOUS space, the curvature invariants
# are CONSTANT (no spatial derivatives). The Hessian is d^2/ds^2 of the
# DEFORMATION-DEPENDENT curvature. BUT the ratio alpha_crit should be
# related to the ratio of the a_4 to a_2 integrands themselves, scaled by
# the curvature stiffness.

# Actually, let's think about it differently.
# The spectral action is S = alpha * a_2 + a_4 (dropping Lambda dependences).
# The Hessian is H = alpha * H_a2 + H_a4.
# For an ISOTROPIC deformation (all directions scale the same), the Hessian
# eigenvalue is alpha * d^2(a_2)/ds^2 + d^2(a_4)/ds^2.
# This is zero when alpha = -d^2(a_4)/d^2(a_2).
# The value of this ratio depends on the specific point on the moduli space.

# Let's compute the GILKEY values and their second derivatives
P_norm = (4*PI)**(-4)
a2_SD = P_norm * (20.0/3) * R_fold * Vol_SU3_Haar
a4_SD = P_norm * (1.0/360) * a4_int_fold * Vol_SU3_Haar
ratio_SD = a4_SD / a2_SD
print(f"\n  Gilkey normalized:")
print(f"    a_2^SD = {a2_SD:.10f}")
print(f"    a_4^SD = {a4_SD:.10f}")
print(f"    a_4/a_2 = {ratio_SD:.10f}")

# This ratio is the a_4/a_2 ratio from Gilkey, which was computed in s61_heat_kernel_a4.
# It's 0.414, confirmed there.

# alpha_crit(1D) is NOT the same as a_4/a_2 because alpha_crit involves
# the ratio of SECOND DERIVATIVES, not values.

# =============================================================================
# 19. Exact Numerical Formula
# =============================================================================
print("\n--- 19. Exact numerical verification ---")

# Let's compute alpha_crit along tau analytically and see if it can be
# written as a SIMPLE function of the curvature invariants at that point.

# For each tau, define:
#   A(s) = a_4_integrand = 500R(s)^2 - 32|Ric|^2(s) - 28K(s)
#   B(s) = a_2_integrand = (20/3)*R(s)
# alpha_crit(s) = -A''(s) / (360 * B''(s)) [the 360 comes from the 1/360 in a_4]
# Wait: let's be careful.
# H_a4 = P*Vol*(1/360)*A''(s), H_a2 = P*Vol*B''(s)
# alpha_crit = -H_a4/H_a2 = -(1/360)*A''/B''

# Let's verify with the actual Hessians
H_a2_00 = H_a2[0,0]
H_a4_00 = H_a4[0,0]
ratio_numerical = -H_a4_00 / H_a2_00
a2_dd = (20.0/3) * d2R_ds2(tau_fold)
a4_dd = (1.0/360) * (500*d2R2_ds2(tau_fold) - 32*d2Ric2_ds2(tau_fold) - 28*d2K_ds2(tau_fold))
ratio_analytic = -a4_dd / a2_dd
print(f"  alpha_crit(tau-only, from H matrices) = {ratio_numerical:.10f}")
print(f"  alpha_crit(tau-only, from curvature) = {ratio_analytic:.10f}")

# These should match if the S60 computation is consistent with the analytic curvature.
# Any discrepancy comes from:
# 1. S60 used finite differences on Dirac eigenvalues (not analytic curvature)
# 2. S60 truncated the Dirac spectrum at max(p+q)=3
# 3. The Gilkey expansion is an asymptotic series (converges slowly)
print(f"  Discrepancy: {abs(ratio_numerical - ratio_analytic)/ratio_analytic*100:.4f}%")

# =============================================================================
# 20. The Answer: What IS alpha_crit?
# =============================================================================
print("\n" + "=" * 78)
print("  SECTION 20: THE GEOMETRIC ORIGIN OF alpha_crit")
print("=" * 78)

# alpha_crit(tau, fold) = -[d^2(a4_int)/ds^2] / [360 * d^2(a2_int)/ds^2]
# where a4_int = 500R^2 - 32|Ric|^2 - 28K  and  a2_int = (20/3)*R
# at s = tau_fold = 0.19.

# Compute all pieces at the fold precisely
A_dd = 500*d2R2_ds2(tau_fold) - 32*d2Ric2_ds2(tau_fold) - 28*d2K_ds2(tau_fold)
B_dd = (20.0/3) * d2R_ds2(tau_fold)
alpha_analytic = -A_dd / (360.0 * B_dd)

# Using d^2(R^2)/ds^2 = 2(R')^2 + 2R*R''
Rp = dR_ds(tau_fold)
Rpp = d2R_ds2(tau_fold)
R_val = R_fold
Ric2pp = d2Ric2_ds2(tau_fold)
Kpp = d2K_ds2(tau_fold)

print(f"\n  R = {R_val:.10f}")
print(f"  R' = {Rp:.10f}")
print(f"  R'' = {Rpp:.10f}")
print(f"  |Ric|^2'' = {Ric2pp:.10f}")
print(f"  K'' = {Kpp:.10f}")

# alpha_crit = -(500*(2Rp^2 + 2R*Rpp) - 32*Ric2pp - 28*Kpp) / (360*(20/3)*Rpp)
# = -(1000*Rp^2 + 1000*R*Rpp - 32*Ric2pp - 28*Kpp) / (2400*Rpp)
# = -(1000*Rp^2/Rpp + 1000*R - 32*Ric2pp/Rpp - 28*Kpp/Rpp) / 2400

# Separate into a "static" part and a "flow" part:
static_part = -1000*R_val / 2400  # = -(5/12)*R
flow_part_R = -1000*Rp**2 / (2400*Rpp)
flow_part_Ric = 32*Ric2pp / (2400*Rpp)
flow_part_K = 28*Kpp / (2400*Rpp)

print(f"\n  alpha_crit decomposition:")
print(f"    Static (-(5/12)*R):   {static_part:.10f}")
print(f"    Flow (R'^2/R''):      {flow_part_R:.10f}")
print(f"    Flow (|Ric|^2''/R''): {flow_part_Ric:.10f}")
print(f"    Flow (K''/R''):       {flow_part_K:.10f}")
print(f"    Sum: {static_part + flow_part_R + flow_part_Ric + flow_part_K:.10f}")
print(f"    alpha_crit: {alpha_analytic:.10f}")

# The dominant contribution:
total_static = abs(static_part)
total_flow = abs(flow_part_R) + abs(flow_part_Ric) + abs(flow_part_K)
print(f"\n  |Static| = {total_static:.6f}, |Flow| = {total_flow:.6f}")
print(f"  Static fraction: {total_static/(total_static+total_flow)*100:.1f}%")

# Check: the static part is -(5/12)*R = -(5/12)*2.018 = -0.841
# The total alpha_crit ~ 52, so the flow parts dominate massively.
# This means alpha_crit is NOT simply a ratio of curvature invariants
# at the fold — it also encodes the curvature FLOW (how invariants change
# with the modulus).

# =============================================================================
# 21. Curvature Stiffness Ratios
# =============================================================================
print("\n--- 21. Curvature stiffness ratios ---")

# Define stiffness = d^2f/ds^2 / f for each curvature invariant
stiff_R = Rpp / R_val
stiff_Ric2 = Ric2pp / Ric2_fold
stiff_K = Kpp / K_fold
stiff_R2 = d2R2_ds2(tau_fold) / R_val**2

print(f"  R''/R = {stiff_R:.10f}")
print(f"  |Ric|^2''/|Ric|^2 = {stiff_Ric2:.10f}")
print(f"  K''/K = {stiff_K:.10f}")
print(f"  (R^2)''/(R^2) = {stiff_R2:.10f}")

# If all stiffnesses were equal (sigma), then:
# alpha_crit = -(500*sigma*R^2 - 32*sigma*|Ric|^2 - 28*sigma*K) / (2400*sigma*R)
# = -a_4_integrand / (2400*R)  [independent of sigma!]
# This is the "integrand ratio" formula.

alpha_ratio_formula = -a4_int_fold / (2400*R_fold)
print(f"\n  'Equal stiffness' formula: -a_4_int/(2400*R) = {alpha_ratio_formula:.10f}")
print(f"  Actual alpha_crit(1D): {alpha_analytic:.10f}")
print(f"  Discrepancy: {(alpha_ratio_formula - alpha_analytic)/alpha_analytic*100:.2f}%")

# The equal-stiffness approximation is off because the stiffnesses are NOT equal.
# The Kretschner K stiffens faster than R.
# This is the "differential" origin of alpha_crit: it measures the RELATIVE
# curvature stiffness of the a_4 and a_2 sectors.

# =============================================================================
# 22. The Definitive Formula
# =============================================================================
print("\n--- 22. Definitive formula ---")

# alpha_crit (1D Jensen, tau-direction) =
#   -(500[2(R'/R)^2 + 2R''/R]*R^2 - 32|Ric|^2''  - 28K'')
#   / (2400 * R'')
#
# = [500R(R + (R'/R'')^2*2R) + 32|Ric|^2''/R'' + 28K''/R''] / 2400
#
# Define dimensionless flow parameters:
#   xi = (R')^2 / (R*R'')  (normalized scalar curvature kinetic term)
#   rho_Ric = |Ric|^2'' / (R*R'')  (Ricci-squared flow / scalar flow)
#   rho_K = K'' / (R*R'')  (Kretschner flow / scalar flow)
#
# Then:
#   alpha_crit = -[500R(2xi+2) - 32*rho_Ric*R*R'' - 28*rho_K*R*R''] / (2400*R'')
#   ... this is getting complicated. Let's just state the clean version.

# The cleanest form:
# alpha_crit = (1/2400) * [1000R + 1000(R')^2/R'' - 32|Ric|^2''/R'' - 28K''/R'']
# The R'' cancels between numerator and denominator except for the ratio terms.

# At the fold:
term1 = 1000*R_val / 2400
term2 = 1000*Rp**2 / (2400*Rpp)
term3 = -32*Ric2pp / (2400*Rpp)
term4 = -28*Kpp / (2400*Rpp)
print(f"  alpha_crit = (5/12)*R + (5/12)*(R')^2/R'' - (2/150)|Ric|^2''/R'' - (7/600)K''/R''")
print(f"  Term 1: (5/12)*R = {term1:.10f}")
print(f"  Term 2: (5/12)*(R')^2/R'' = {term2:.10f}")
print(f"  Term 3: -(2/150)|Ric|^2''/R'' = {term3:.10f}")
print(f"  Term 4: -(7/600)K''/R'' = {term4:.10f}")
print(f"  Sum: {term1+term2+term3+term4:.10f}")
print(f"  Check sign convention: actual = {alpha_analytic:.10f}")

# Wait -- sign. Let me recompute from scratch carefully.
# H_a2 has eigenvalues ALL NEGATIVE. H_a4 has eigenvalues ALL POSITIVE.
# H_SA = alpha * H_a2 + H_a4
# At alpha = 0: H_SA = H_a4 > 0 (all positive eigenvalues)
# As alpha grows: H_a2 (negative) dominates.
# alpha_crit is where first eigenvalue crosses zero.
# So alpha_crit > 0 (it's a positive number).
# alpha_crit = min eigenvalue of (-H_a2)^{-1} H_a4 = gen_alpha[0] > 0.

# For the 1D tau case:
# H_a2_00 < 0 (confirmed from data)
# H_a4_00 > 0 (confirmed from data)
# alpha_crit_tau = -H_a4_00 / H_a2_00 > 0 ✓
print(f"\n  Sign check: H_a2[0,0] = {H_a2[0,0]:.6f} (should be negative)")
print(f"  Sign check: H_a4[0,0] = {H_a4[0,0]:.6f} (should be positive)")
print(f"  Sign check: alpha_crit_tau = {alpha_crit_tau:.6f} (should be positive)")

# =============================================================================
# 23. Test Known 4D Result
# =============================================================================
print("\n--- 23. Test: 4D Chamseddine-Connes alpha_crit ---")

# In 4D, for a Dirac operator on a 4-manifold:
# a_2 = (4pi)^{-2} * int (R/6 - E) = (4pi)^{-2} * int (5R/12) for Lichnerowicz
# Wait, dim_S = 4 in 4D. E = -R/4*I_4.
# a_2 = (4pi)^{-2} * 4 * (R/6 + R/4) = (4pi)^{-2} * 4*(5R/12) = (4pi)^{-2}*(5R/3)
#
# a_4 = (4pi)^{-2} * (1/360) * [60R*E + 180E^2 + 30*Omega^2 + (5R^2-2|Ric|^2+2K)*dim_S]
# For dim_S=4, E=-R/4*I:
# = (4pi)^{-2} * (1/360) * [-60R^2 + 180R^2/16 + 30*Omega^2 + 4(5R^2-2|Ric|^2+2K)]
# = (4pi)^{-2} * (1/360) * [-60R^2 + 11.25R^2 + 30*Omega^2 + 20R^2 - 8|Ric|^2 + 8K]
#
# For D_K^2 on a 4-manifold, Omega is the spin curvature, tr(Omega^2) = -K/2 * dim_S = -2K
# So 30*Omega^2 -> 30*(-2K) = -60K
# Total: -60R^2 + 11.25R^2 - 60K + 20R^2 - 8|Ric|^2 + 8K
#       = -28.75R^2 - 8|Ric|^2 - 52K
# Hmm, that doesn't look right. Let me use standard 4D Lichnerowicz formula directly.

# Standard Gilkey-Branson-Orsted for spin-Dirac on 4-manifold (see e.g., Vassilevich):
# a_4(D^2) = (4pi)^{-2} * (1/360) * int [-60*R*R/4 + 180*(R/4)^2 - 60K
#            + (5R^2 - 2|Ric|^2 + 2K)*4] * vol   (using tr(I)=4, E=-R/4)
# = (4pi)^{-2} * (1/360) * int [-15R^2 + 45R^2/4 - 60K + 20R^2 - 8|Ric|^2 + 8K]
# = (4pi)^{-2} * (1/360) * int [(-15+11.25+20)R^2 - 8|Ric|^2 + (-60+8)K]
# = (4pi)^{-2} * (1/360) * int [16.25R^2 - 8|Ric|^2 - 52K]

# For 4D round S^4 (Einstein, all curvature determined by R):
# alpha_crit_4D ~ a_4_int / (360 * a_2_int / a_2) ...
# This is getting complicated. Let me just compute the 4D analog numerically.

# For S^4 with radius r: R = 12/r^2, |Ric|^2 = 36/r^4, K = 24/r^4
# All in unit radius (r=1): R=12, |Ric|^2=36, K=24
d4 = 4
R_S4 = 12.0  # (local)
Ric2_S4 = 36.0  # (local)
K_S4 = 24.0  # (local)
dim_S_4D = 4  # spinor dimension in 4D

# 4D Gilkey: 60*R*E + 180*E^2 + 30*Omega^2 + (5R^2-2|Ric|^2+2K)*dim_S
# E = -R/4, Omega^2 trace = -2K (for dim_S=4)
a4_int_4D = (-60*R_S4*R_S4/4 + 180*(R_S4/4)**2 + 30*(-2*K_S4)
             + dim_S_4D*(5*R_S4**2 - 2*Ric2_S4 + 2*K_S4))
a2_int_4D = dim_S_4D * (R_S4/6 + R_S4/4)  # = 4*(5R/12)
print(f"  4D S^4: a_4_int = {a4_int_4D:.6f}, a_2_int = {a2_int_4D:.6f}")
print(f"  Ratio: {a4_int_4D/a2_int_4D:.6f}")
# This ratio is NOT alpha_crit, but is related to it.

# =============================================================================
# 24. Summary: Geometric Classification of alpha_crit
# =============================================================================
print("\n" + "=" * 78)
print("  SUMMARY: GEOMETRIC ORIGIN OF alpha_crit")
print("=" * 78)

print(f"""
  RESULT: alpha_crit IS a geometric quantity but is NOT a conformal invariant.

  The spectral action Hessian H_SA = alpha * H_a2 + H_a4 changes sign when
  the Einstein-Hilbert sector (a_2, proportional to scalar curvature R)
  overcomes the Yang-Mills/Gauss-Bonnet sector (a_4, involving R^2, |Ric|^2, K).

  DECOMPOSITION (Penrose-Rindler, d=8):
    a_2 integrand = (20/3) * R   [pure scalar curvature]
    a_4 integrand = (1/360) * ({coeff_R2:.2f}*R^2 + {coeff_S2:.2f}*|S|^2 + {coeff_C2:.2f}*|C|^2)

  At the fold (tau={tau_fold}):
    R = {R_fold:.6f}
    |S|^2 = {S2_fold:.6f}  (traceless Ricci)
    |C|^2 = {C2_fold:.6f}  (Weyl)

  Penrose-Rindler fractions of a_4 integrand:
    Scalar (R^2):    {a4_R2_term/a4_total*100:.1f}%
    Traceless Ricci: {a4_S2_term/a4_total*100:.1f}%
    Weyl:            {a4_C2_term/a4_total*100:.1f}%

  alpha_crit is determined by the GENERALIZED EIGENVALUE PROBLEM:
    H_a4 * v = alpha * (-H_a2) * v
  where both Hessians are 3x3 matrices on the volume-preserving moduli space.

  GENERALIZED EIGENVALUES (exact alpha_crit per mode):
    Mode 0: alpha = {gen_alpha[0]:.6f}  (first destabilization)
    Mode 1: alpha = {gen_alpha[1]:.6f}
    Mode 2: alpha = {gen_alpha[2]:.6f}

  GEOMETRIC INTERPRETATION:
    alpha_crit = ratio of (a_4 curvature stiffness) to (a_2 curvature stiffness)
    along each modulus direction.

    It involves NOT just the curvature invariants at the fold, but their
    SECOND DERIVATIVES with respect to the moduli (curvature flow).

    Key flow parameters at fold:
      R''/R = {stiff_R:.6f}
      |Ric|^2''/|Ric|^2 = {stiff_Ric2:.6f}
      K''/K = {stiff_K:.6f}

    These stiffnesses are NOT equal (K stiffens {stiff_K/stiff_R:.1f}x faster than R),
    which is why alpha_crit differs from the naive integrand ratio
    ({alpha_ratio_formula:.2f} vs {alpha_analytic:.2f}).

  CONFORMAL INVARIANCE: NO.
    alpha_crit mixes all three Penrose-Rindler sectors (R^2, |S|^2, |C|^2).
    Only |C|^2 is conformally invariant. The scalar R and traceless Ricci |S|^2
    transform non-trivially under conformal rescaling.
    The Weyl contribution ({a4_C2_term/a4_total*100:.1f}% of a_4 integrand)
    is the SMALLEST sector — the scalar R^2 sector ({a4_R2_term/a4_total*100:.1f}%)
    dominates.

  CLASSIFICATION: The value alpha_crit = {gen_alpha[0]:.2f} is a GEOMETRIC (not conformal,
    not topological) invariant of the Jensen deformation on SU(3) at the fold.
    It encodes the competition between scalar curvature stiffness (how fast R changes)
    and full curvature stiffness (how fast the a_4 combination changes).
""")

# =============================================================================
# 25. Gate Verdict
# =============================================================================
print("\n" + "=" * 78)
print("  GATE VERDICT: ALPHA-CRIT-CONFORMAL-61")
print("=" * 78)

# PASS: conformal invariance origin identified
# FAIL: accidental (no geometric explanation)
# INFO: known geometric ratio but not conformal

verdict = "INFO"
detail = (f"alpha_crit = {gen_alpha[0]:.4f} is a geometric ratio of curvature stiffnesses "
          f"(a_4 vs a_2 Hessians), NOT conformal. R^2 sector dominates ({a4_R2_term/a4_total*100:.0f}%), "
          f"Weyl only {a4_C2_term/a4_total*100:.0f}%. "
          f"Origin: generalized eigenvalue of H_a4 vs -H_a2 on 3D volume-preserving moduli space.")

print(f"  Verdict: {verdict}")
print(f"  Detail: {detail}")

# =============================================================================
# 26. Save Data
# =============================================================================
print("\n--- Saving results ---")

save_path = 's61_alpha_crit_conformal.npz'
np.savez(save_path,
    # Gate
    gate_name=np.array(['ALPHA-CRIT-CONFORMAL-61']),
    gate_verdict=np.array([verdict]),
    gate_detail=np.array([detail]),

    # Penrose-Rindler decomposition at fold
    R_fold=R_fold,
    Ric2_fold=Ric2_fold,
    K_fold=K_fold,
    S2_fold=S2_fold,
    C2_fold=C2_fold,
    d_manifold=d,

    # PR coefficients in a_4
    coeff_R2=coeff_R2,
    coeff_S2=coeff_S2,
    coeff_C2=coeff_C2,

    # PR fractions
    frac_R2=a4_R2_term/a4_total,
    frac_S2=a4_S2_term/a4_total,
    frac_C2=a4_C2_term/a4_total,

    # Generalized eigenvalues (exact alpha_crit per mode)
    gen_alpha=gen_alpha,
    gen_vecs=gen_vecs,

    # Binary search alpha_crit
    alpha_crit_1=alpha_crit_1,
    alpha_crit_2=alpha_crit_2 if alpha_crit_2 else np.nan,
    alpha_crit_3=alpha_crit_3 if alpha_crit_3 else np.nan,

    # 1D analytic alpha_crit
    alpha_crit_tau_1D=alpha_analytic,

    # Curvature stiffnesses
    stiff_R=stiff_R,
    stiff_Ric2=stiff_Ric2,
    stiff_K=stiff_K,

    # Second derivatives at fold
    R_fold_pp=Rpp,
    Ric2_fold_pp=Ric2pp,
    K_fold_pp=Kpp,
    R_fold_p=Rp,

    # Tau sweep
    tau_sweep=tau_sweep,
    alpha_crit_vs_tau=alpha_crit_vs_tau,

    # Hessians from S60
    H_a2=H_a2,
    H_a4=H_a4,
    H_a0=H_a0,

    # Round SU(3) values
    R_round=R0,
    S2_round=S2_0,
    C2_round=C2_0,
)
print(f"  Saved: {save_path}")

# =============================================================================
# 27. Plot
# =============================================================================
print("\n--- Generating plot ---")

fig, axes = plt.subplots(2, 2, figsize=(14, 10))
fig.suptitle(r'$\alpha_{\rm crit}$ Conformal Analysis — ALPHA-CRIT-CONFORMAL-61', fontsize=14, fontweight='bold')

# Panel 1: alpha_crit vs tau
ax1 = axes[0,0]
valid = ~np.isnan(alpha_crit_vs_tau) & (alpha_crit_vs_tau > 0) & (alpha_crit_vs_tau < 500)
ax1.plot(tau_sweep[valid], alpha_crit_vs_tau[valid], 'b-', linewidth=2)
ax1.axvline(tau_fold, color='r', linestyle='--', alpha=0.7, label=f'fold ($\\tau$={tau_fold})')
ax1.axhline(gen_alpha[0], color='g', linestyle=':', alpha=0.7, label=f'$\\alpha_{{crit,3D}}$ = {gen_alpha[0]:.2f}')
ax1.set_xlabel(r'$\tau$', fontsize=12)
ax1.set_ylabel(r'$\alpha_{\rm crit}(\tau)$ [1D Jensen]', fontsize=12)
ax1.set_title(r'$\alpha_{\rm crit}$ along Jensen line')
ax1.legend(fontsize=9)
ax1.set_ylim([0, 300])
ax1.grid(True, alpha=0.3)

# Panel 2: Penrose-Rindler decomposition pie chart at fold
ax2 = axes[0,1]
sizes = [abs(a4_R2_term), abs(a4_S2_term), abs(a4_C2_term)]
labels = [f'Scalar $R^2$\n({abs(a4_R2_term)/a4_total*100:.1f}%)',
          f'Traceless Ricci $|S|^2$\n({abs(a4_S2_term)/a4_total*100:.1f}%)',
          f'Weyl $|C|^2$\n({abs(a4_C2_term)/a4_total*100:.1f}%)']
colors = ['#ff6b6b', '#4ecdc4', '#45b7d1']
# Use signs: R^2 positive, S^2 negative, C^2 negative in a_4 integrand
wedges, texts, autotexts = ax2.pie(sizes, labels=labels, colors=colors, autopct='',
                                    startangle=90, textprops={'fontsize':9})
ax2.set_title(f'Penrose-Rindler sectors in $a_4$\n(fold, $\\tau$={tau_fold})', fontsize=11)

# Panel 3: Eigenvalue scan
ax3 = axes[1,0]
alpha_scan_fine = np.linspace(0, 100, 500)
ev_scan = np.zeros((len(alpha_scan_fine), 3))
for i, alpha in enumerate(alpha_scan_fine):
    ev_scan[i] = np.sort(np.linalg.eigvalsh(alpha * H_a2 + H_a4))

for j in range(3):
    ax3.plot(alpha_scan_fine, ev_scan[:,j], linewidth=2, label=f'Mode {j}')
ax3.axhline(0, color='k', linewidth=0.5)
for j, ac in enumerate(gen_alpha):
    ax3.axvline(ac, color=['red','orange','green'][j], linestyle='--', alpha=0.7,
               label=f'$\\alpha_{{crit,{j}}}$ = {ac:.2f}')
ax3.set_xlabel(r'$\alpha = f_2 \Lambda^2 / f_0$', fontsize=12)
ax3.set_ylabel('Hessian eigenvalue', fontsize=12)
ax3.set_title(r'$H_{SA}$ eigenvalues vs $\alpha$')
ax3.legend(fontsize=8, loc='lower left')
ax3.set_ylim([-5e6, 5e6])
ax3.grid(True, alpha=0.3)

# Panel 4: Curvature stiffness comparison
ax4 = axes[1,1]
tau_stiff = np.linspace(0.01, 0.4, 200)
stiff_R_arr = np.array([d2R_ds2(s)/R_scalar(s) for s in tau_stiff])
stiff_Ric2_arr = np.array([d2Ric2_ds2(s)/Ric2_exact(s) for s in tau_stiff])
stiff_K_arr = np.array([d2K_ds2(s)/K_exact(s) for s in tau_stiff])

ax4.plot(tau_stiff, stiff_R_arr, 'b-', linewidth=2, label=r"$R''/R$")
ax4.plot(tau_stiff, stiff_Ric2_arr, 'r-', linewidth=2, label=r"$|{\rm Ric}|^{2\prime\prime}/|{\rm Ric}|^2$")
ax4.plot(tau_stiff, stiff_K_arr, 'g-', linewidth=2, label=r"$K''/K$")
ax4.axvline(tau_fold, color='k', linestyle='--', alpha=0.5, label='fold')
ax4.set_xlabel(r'$\tau$', fontsize=12)
ax4.set_ylabel('Curvature stiffness', fontsize=12)
ax4.set_title('Curvature stiffness = $f\'\'/f$')
ax4.legend(fontsize=9)
ax4.grid(True, alpha=0.3)

plt.tight_layout()
plt.savefig('s61_alpha_crit_conformal.png', dpi=150, bbox_inches='tight')
print(f"  Saved: s61_alpha_crit_conformal.png")

# =============================================================================
# 28. Final Summary
# =============================================================================
elapsed = time.time() - t_start
print(f"\n  Elapsed: {elapsed:.1f}s")
print("\n" + "=" * 78)
print("  FINAL RESULT")
print("=" * 78)
print(f"""
  alpha_crit (3D, first crossing) = {gen_alpha[0]:.6f}
  alpha_crit (3D, second crossing) = {gen_alpha[1]:.6f}
  alpha_crit (3D, third crossing) = {gen_alpha[2]:.6f}
  alpha_crit (1D Jensen, analytic) = {alpha_analytic:.6f}

  CONFORMAL: NO (scalar R^2 dominates at {a4_R2_term/a4_total*100:.0f}%, Weyl only {a4_C2_term/a4_total*100:.0f}%)
  TOPOLOGICAL: NO (involves curvature flow derivatives, not just topology)
  DIMENSIONAL: PARTIAL (the coefficients {coeff_R2:.1f}, {coeff_S2:.1f}, {coeff_C2:.1f} depend on d=8,
    but the RATIOS of second derivatives are metric-dependent)

  GEOMETRIC ORIGIN: alpha_crit measures the ratio of curvature stiffness
    in the Yang-Mills sector (a_4) to the Einstein-Hilbert sector (a_2).
    The K stiffness is {stiff_K/stiff_R:.1f}x the R stiffness at the fold,
    which is why alpha_crit deviates from the naive integrand ratio.

  Gate: {verdict}
""")
